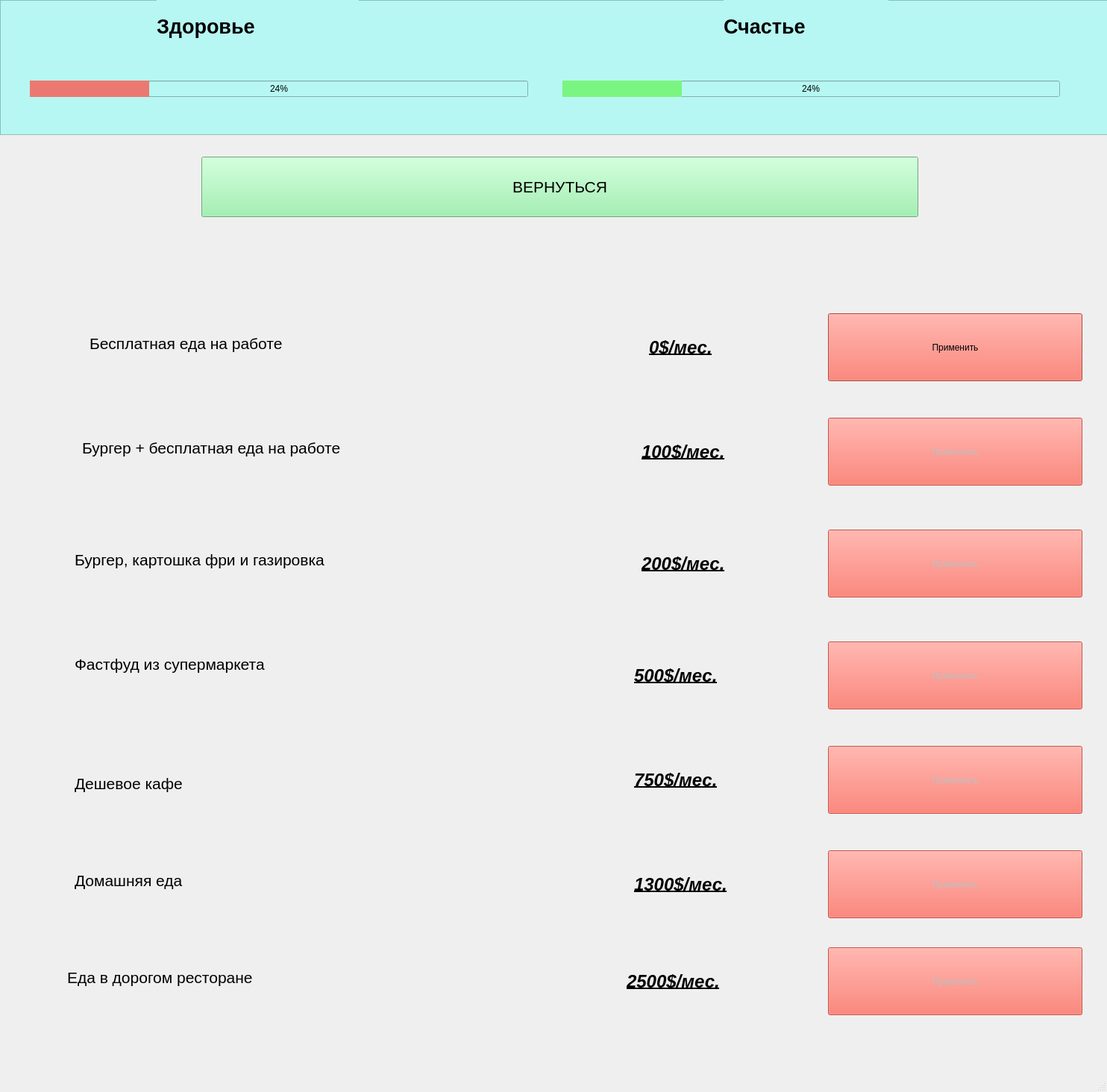
<?xml version="1.0" encoding="UTF-8"?>
<ui version="4.0">
 <class>Food</class>
 <widget class="QMainWindow" name="Food">
  <property name="geometry">
   <rect>
    <x>0</x>
    <y>0</y>
    <width>1484</width>
    <height>1464</height>
   </rect>
  </property>
  <property name="windowTitle">
   <string>MainWindow</string>
  </property>
  <widget class="QWidget" name="centralwidget">
   <widget class="QLabel" name="label_15">
    <property name="geometry">
     <rect>
      <x>870</x>
      <y>430</y>
      <width>211</width>
      <height>71</height>
     </rect>
    </property>
    <property name="font">
     <font>
      <pointsize>18</pointsize>
      <weight>75</weight>
      <italic>true</italic>
      <bold>true</bold>
      <underline>true</underline>
     </font>
    </property>
    <property name="text">
     <string>0$/мес.</string>
    </property>
   </widget>
   <widget class="QPushButton" name="pushButton_5">
    <property name="enabled">
     <bool>false</bool>
    </property>
    <property name="geometry">
     <rect>
      <x>1110</x>
      <y>1000</y>
      <width>341</width>
      <height>91</height>
     </rect>
    </property>
    <property name="styleSheet">
     <string notr="true">background-color: rgb(246, 97, 81)</string>
    </property>
    <property name="text">
     <string>Применить</string>
    </property>
   </widget>
   <widget class="QLabel" name="label_12">
    <property name="geometry">
     <rect>
      <x>860</x>
      <y>570</y>
      <width>231</width>
      <height>71</height>
     </rect>
    </property>
    <property name="font">
     <font>
      <pointsize>18</pointsize>
      <weight>75</weight>
      <italic>true</italic>
      <bold>true</bold>
      <underline>true</underline>
     </font>
    </property>
    <property name="text">
     <string>100$/мес.</string>
    </property>
   </widget>
   <widget class="QPushButton" name="pushButton_6">
    <property name="enabled">
     <bool>false</bool>
    </property>
    <property name="geometry">
     <rect>
      <x>1110</x>
      <y>1140</y>
      <width>341</width>
      <height>91</height>
     </rect>
    </property>
    <property name="styleSheet">
     <string notr="true">background-color: rgb(246, 97, 81)</string>
    </property>
    <property name="text">
     <string>Применить</string>
    </property>
   </widget>
   <widget class="QLabel" name="label_13">
    <property name="geometry">
     <rect>
      <x>840</x>
      <y>1280</y>
      <width>261</width>
      <height>71</height>
     </rect>
    </property>
    <property name="font">
     <font>
      <pointsize>18</pointsize>
      <weight>75</weight>
      <italic>true</italic>
      <bold>true</bold>
      <underline>true</underline>
     </font>
    </property>
    <property name="text">
     <string>2500$/мес.</string>
    </property>
   </widget>
   <widget class="QLabel" name="label_2">
    <property name="geometry">
     <rect>
      <x>110</x>
      <y>560</y>
      <width>721</width>
      <height>81</height>
     </rect>
    </property>
    <property name="font">
     <font>
      <pointsize>16</pointsize>
      <underline>false</underline>
     </font>
    </property>
    <property name="text">
     <string>Бургер + бесплатная еда на работе</string>
    </property>
   </widget>
   <widget class="QLabel" name="label_18">
    <property name="geometry">
     <rect>
      <x>850</x>
      <y>870</y>
      <width>251</width>
      <height>71</height>
     </rect>
    </property>
    <property name="font">
     <font>
      <pointsize>18</pointsize>
      <weight>75</weight>
      <italic>true</italic>
      <bold>true</bold>
      <underline>true</underline>
     </font>
    </property>
    <property name="text">
     <string>500$/мес.</string>
    </property>
   </widget>
   <widget class="QLabel" name="label_5">
    <property name="geometry">
     <rect>
      <x>100</x>
      <y>1010</y>
      <width>411</width>
      <height>81</height>
     </rect>
    </property>
    <property name="font">
     <font>
      <pointsize>16</pointsize>
      <underline>false</underline>
     </font>
    </property>
    <property name="text">
     <string>Дешевое кафе</string>
    </property>
   </widget>
   <widget class="QLabel" name="label_17">
    <property name="geometry">
     <rect>
      <x>850</x>
      <y>1010</y>
      <width>251</width>
      <height>71</height>
     </rect>
    </property>
    <property name="font">
     <font>
      <pointsize>18</pointsize>
      <weight>75</weight>
      <italic>true</italic>
      <bold>true</bold>
      <underline>true</underline>
     </font>
    </property>
    <property name="text">
     <string>750$/мес.</string>
    </property>
   </widget>
   <widget class="QLabel" name="label_6">
    <property name="geometry">
     <rect>
      <x>100</x>
      <y>1140</y>
      <width>481</width>
      <height>81</height>
     </rect>
    </property>
    <property name="font">
     <font>
      <pointsize>16</pointsize>
      <underline>false</underline>
     </font>
    </property>
    <property name="text">
     <string>Домашняя еда</string>
    </property>
   </widget>
   <widget class="QPushButton" name="pushButton">
    <property name="geometry">
     <rect>
      <x>1110</x>
      <y>420</y>
      <width>341</width>
      <height>91</height>
     </rect>
    </property>
    <property name="styleSheet">
     <string notr="true">background-color: rgb(246, 97, 81)</string>
    </property>
    <property name="text">
     <string>Применить</string>
    </property>
   </widget>
   <widget class="QPushButton" name="pushButton_3">
    <property name="enabled">
     <bool>false</bool>
    </property>
    <property name="geometry">
     <rect>
      <x>1110</x>
      <y>710</y>
      <width>341</width>
      <height>91</height>
     </rect>
    </property>
    <property name="styleSheet">
     <string notr="true">background-color: rgb(246, 97, 81)</string>
    </property>
    <property name="text">
     <string>Применить</string>
    </property>
   </widget>
   <widget class="QLabel" name="label_19">
    <property name="geometry">
     <rect>
      <x>860</x>
      <y>720</y>
      <width>231</width>
      <height>71</height>
     </rect>
    </property>
    <property name="font">
     <font>
      <pointsize>18</pointsize>
      <weight>75</weight>
      <italic>true</italic>
      <bold>true</bold>
      <underline>true</underline>
     </font>
    </property>
    <property name="text">
     <string>200$/мес.</string>
    </property>
   </widget>
   <widget class="QPushButton" name="pushButton_4">
    <property name="enabled">
     <bool>false</bool>
    </property>
    <property name="geometry">
     <rect>
      <x>1110</x>
      <y>860</y>
      <width>341</width>
      <height>91</height>
     </rect>
    </property>
    <property name="styleSheet">
     <string notr="true">background-color: rgb(246, 97, 81)</string>
    </property>
    <property name="text">
     <string>Применить</string>
    </property>
   </widget>
   <widget class="QLabel" name="label">
    <property name="geometry">
     <rect>
      <x>120</x>
      <y>420</y>
      <width>661</width>
      <height>81</height>
     </rect>
    </property>
    <property name="font">
     <font>
      <pointsize>16</pointsize>
      <weight>50</weight>
      <bold>false</bold>
      <underline>false</underline>
     </font>
    </property>
    <property name="text">
     <string>Бесплатная еда на работе</string>
    </property>
   </widget>
   <widget class="QLabel" name="label_14">
    <property name="geometry">
     <rect>
      <x>90</x>
      <y>1270</y>
      <width>571</width>
      <height>81</height>
     </rect>
    </property>
    <property name="font">
     <font>
      <pointsize>16</pointsize>
      <weight>50</weight>
      <bold>false</bold>
      <underline>false</underline>
     </font>
    </property>
    <property name="text">
     <string>Еда в дорогом ресторане</string>
    </property>
   </widget>
   <widget class="QPushButton" name="pushButton_7">
    <property name="enabled">
     <bool>false</bool>
    </property>
    <property name="geometry">
     <rect>
      <x>1110</x>
      <y>1270</y>
      <width>341</width>
      <height>91</height>
     </rect>
    </property>
    <property name="styleSheet">
     <string notr="true">background-color: rgb(246, 97, 81)</string>
    </property>
    <property name="text">
     <string>Применить</string>
    </property>
   </widget>
   <widget class="QLabel" name="label_4">
    <property name="geometry">
     <rect>
      <x>100</x>
      <y>850</y>
      <width>541</width>
      <height>81</height>
     </rect>
    </property>
    <property name="font">
     <font>
      <pointsize>16</pointsize>
      <underline>false</underline>
     </font>
    </property>
    <property name="text">
     <string>Фастфуд из супермаркета</string>
    </property>
   </widget>
   <widget class="QPushButton" name="pushButton_2">
    <property name="enabled">
     <bool>false</bool>
    </property>
    <property name="geometry">
     <rect>
      <x>1110</x>
      <y>560</y>
      <width>341</width>
      <height>91</height>
     </rect>
    </property>
    <property name="styleSheet">
     <string notr="true">background-color: rgb(246, 97, 81)</string>
    </property>
    <property name="text">
     <string>Применить</string>
    </property>
   </widget>
   <widget class="QLabel" name="label_3">
    <property name="geometry">
     <rect>
      <x>100</x>
      <y>710</y>
      <width>761</width>
      <height>81</height>
     </rect>
    </property>
    <property name="font">
     <font>
      <pointsize>16</pointsize>
      <underline>false</underline>
     </font>
    </property>
    <property name="text">
     <string>Бургер, картошка фри и газировка</string>
    </property>
   </widget>
   <widget class="QLabel" name="label_16">
    <property name="geometry">
     <rect>
      <x>850</x>
      <y>1150</y>
      <width>251</width>
      <height>71</height>
     </rect>
    </property>
    <property name="font">
     <font>
      <pointsize>18</pointsize>
      <weight>75</weight>
      <italic>true</italic>
      <bold>true</bold>
      <underline>true</underline>
     </font>
    </property>
    <property name="text">
     <string>1300$/мес.</string>
    </property>
   </widget>
   <widget class="QPushButton" name="pushButton_8">
    <property name="geometry">
     <rect>
      <x>270</x>
      <y>210</y>
      <width>961</width>
      <height>81</height>
     </rect>
    </property>
    <property name="font">
     <font>
      <pointsize>16</pointsize>
     </font>
    </property>
    <property name="styleSheet">
     <string notr="true">background-color:rgb(143, 240, 164)</string>
    </property>
    <property name="text">
     <string>ВЕРНУТЬСЯ</string>
    </property>
   </widget>
   <widget class="QFrame" name="frame">
    <property name="geometry">
     <rect>
      <x>0</x>
      <y>0</y>
      <width>5000</width>
      <height>181</height>
     </rect>
    </property>
    <property name="styleSheet">
     <string notr="true">background-color: rgb(182, 247, 243)</string>
    </property>
    <property name="frameShape">
     <enum>QFrame::StyledPanel</enum>
    </property>
    <property name="frameShadow">
     <enum>QFrame::Raised</enum>
    </property>
    <widget class="QLabel" name="label_20">
     <property name="geometry">
      <rect>
       <x>210</x>
       <y>0</y>
       <width>271</width>
       <height>71</height>
      </rect>
     </property>
     <property name="font">
      <font>
       <pointsize>20</pointsize>
       <weight>75</weight>
       <bold>true</bold>
      </font>
     </property>
     <property name="styleSheet">
      <string notr="true">text-align: center;</string>
     </property>
     <property name="text">
      <string>Здоровье</string>
     </property>
    </widget>
    <widget class="QWidget" name="horizontalLayoutWidget">
     <property name="geometry">
      <rect>
       <x>40</x>
       <y>79</y>
       <width>1381</width>
       <height>81</height>
      </rect>
     </property>
     <layout class="QHBoxLayout" name="horizontalLayout">
      <item>
       <widget class="QProgressBar" name="healthBar">
        <property name="contextMenuPolicy">
         <enum>Qt::CustomContextMenu</enum>
        </property>
        <property name="styleSheet">
         <string notr="true">QProgressBar::chunk {background-color: rgb(235, 121, 113); }
QProgressBar{text-align: center;}</string>
        </property>
        <property name="value">
         <number>24</number>
        </property>
       </widget>
      </item>
      <item>
       <spacer name="horizontalSpacer">
        <property name="orientation">
         <enum>Qt::Horizontal</enum>
        </property>
        <property name="sizeType">
         <enum>QSizePolicy::Minimum</enum>
        </property>
        <property name="sizeHint" stdset="0">
         <size>
          <width>40</width>
          <height>20</height>
         </size>
        </property>
       </spacer>
      </item>
      <item>
       <widget class="QProgressBar" name="happinessBar">
        <property name="styleSheet">
         <string notr="true">QProgressBar::chunk {background-color: rgb(122, 245, 129); }
QProgressBar{text-align: center;}</string>
        </property>
        <property name="value">
         <number>24</number>
        </property>
       </widget>
      </item>
     </layout>
    </widget>
    <widget class="QLabel" name="label_21">
     <property name="geometry">
      <rect>
       <x>970</x>
       <y>0</y>
       <width>221</width>
       <height>71</height>
      </rect>
     </property>
     <property name="font">
      <font>
       <pointsize>20</pointsize>
       <weight>75</weight>
       <bold>true</bold>
      </font>
     </property>
     <property name="styleSheet">
      <string notr="true">text-align: center;</string>
     </property>
     <property name="text">
      <string>Счастье</string>
     </property>
    </widget>
   </widget>
  </widget>
  <widget class="QMenuBar" name="menubar">
   <property name="geometry">
    <rect>
     <x>0</x>
     <y>0</y>
     <width>1484</width>
     <height>39</height>
    </rect>
   </property>
  </widget>
  <widget class="QStatusBar" name="statusbar"/>
 </widget>
 <resources/>
 <connections/>
</ui>
